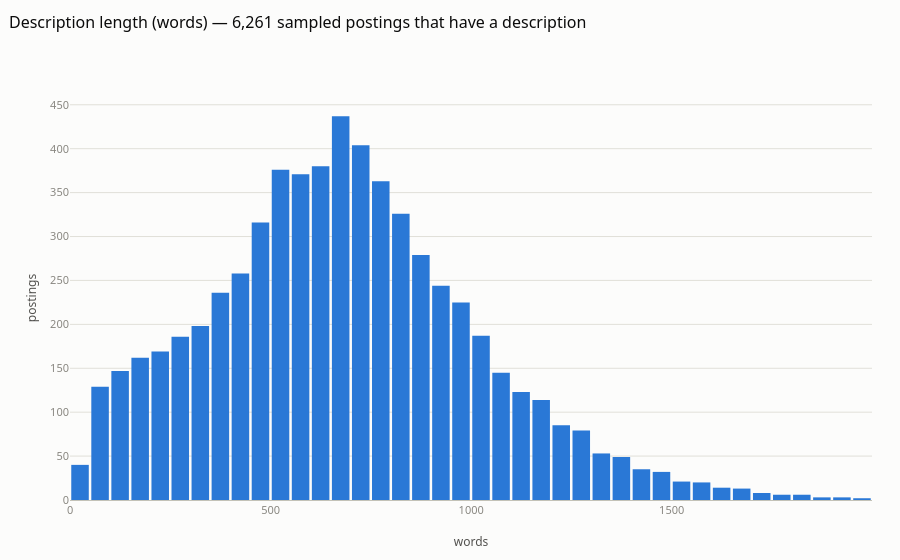

Notebook code for this chart:
### Code cell
smp["n_words"] = smp["description"].str.split().str.len()
wd = smp.loc[smp["has_desc"], "n_words"]
fig = px.histogram(wd[wd <= 2000], x="n_words", nbins=80, title=f"Description length (words) — {len(wd):,} sampled postings that have a description")
fig.update_layout(xaxis_title="words", yaxis_title="postings", bargap=0.05, showlegend=False)
viz.save_fig(fig, "eda04_description_length", f"Length of live postings after HTML stripping (postings with text only): median {wd.median():.0f} words — several times longer than a Djinni posting.")
print(wd.describe().round(1).to_dict())
fig

### Figure 1 — Plotly figure (JSON) as saved in the notebook; plotly's stock layout.template omitted (floating-point values rounded to 4 significant figures; data arrays with more than 128 entries replaced by an {"elided": "..."} marker saying what was removed)
{"data": [{"bingroup": "x", "hovertemplate": "n_words=%{x}<br>count=%{y}<extra></extra>", "legendgroup": "", "marker": {"color": "#2a78d6", "pattern": {"shape": ""}}, "name": "", "nbinsx": 80, "orientation": "v", "showlegend": false, "type": "histogram", "x": {"elided": "6244 int values"}, "xaxis": "x", "yaxis": "y"}], "layout": {"autosize": true, "bargap": 0.05, "barmode": "relative", "legend": {"tracegroupgap": 0}, "showlegend": false, "title": {"text": "Description length (words) — 6,261 sampled postings that have a description"}, "xaxis": {"anchor": "y", "domain": [0.0, 1.0], "title": {"text": "words"}}, "yaxis": {"anchor": "x", "domain": [0.0, 1.0], "title": {"text": "postings"}}}}
